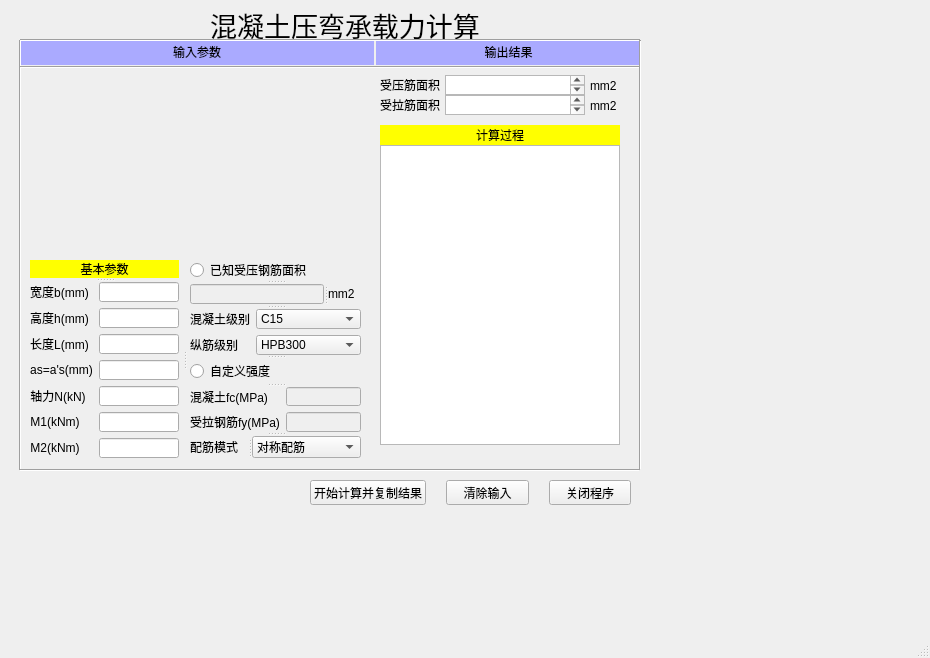
<?xml version="1.0" encoding="UTF-8"?>
<ui version="4.0">
 <class>MainWindow</class>
 <widget class="QMainWindow" name="MainWindow">
  <property name="enabled">
   <bool>true</bool>
  </property>
  <property name="geometry">
   <rect>
    <x>0</x>
    <y>0</y>
    <width>930</width>
    <height>658</height>
   </rect>
  </property>
  <property name="maximumSize">
   <size>
    <width>16777215</width>
    <height>16777215</height>
   </size>
  </property>
  <property name="windowTitle">
   <string>MainWindow</string>
  </property>
  <widget class="QWidget" name="centralwidget">
   <widget class="QLabel" name="labelmain">
    <property name="geometry">
     <rect>
      <x>30</x>
      <y>5</y>
      <width>630</width>
      <height>40</height>
     </rect>
    </property>
    <property name="minimumSize">
     <size>
      <width>630</width>
      <height>0</height>
     </size>
    </property>
    <property name="font">
     <font>
      <family>宋体</family>
      <pointsize>20</pointsize>
      <weight>50</weight>
      <italic>false</italic>
      <bold>false</bold>
     </font>
    </property>
    <property name="styleSheet">
     <string notr="true">font: 20pt &quot;宋体&quot;;</string>
    </property>
    <property name="text">
     <string>&lt;html&gt;&lt;head/&gt;&lt;body&gt;&lt;p align=&quot;center&quot;&gt;混凝土压弯承载力计算&lt;/p&gt;&lt;/body&gt;&lt;/html&gt;</string>
    </property>
   </widget>
   <widget class="QLabel" name="label_15">
    <property name="enabled">
     <bool>true</bool>
    </property>
    <property name="geometry">
     <rect>
      <x>20</x>
      <y>60</y>
      <width>351</width>
      <height>191</height>
     </rect>
    </property>
    <property name="maximumSize">
     <size>
      <width>16777215</width>
      <height>16777215</height>
     </size>
    </property>
    <property name="styleSheet">
     <string notr="true">image:url(:/newPrefix/Concrete_design/示意图.png)</string>
    </property>
    <property name="text">
     <string>&lt;html&gt;&lt;head/&gt;&lt;body&gt;&lt;p align=&quot;center&quot;&gt;&lt;br/&gt;&lt;/p&gt;&lt;/body&gt;&lt;/html&gt;</string>
    </property>
   </widget>
   <widget class="QWidget" name="horizontalLayoutWidget">
    <property name="geometry">
     <rect>
      <x>310</x>
      <y>480</y>
      <width>321</width>
      <height>25</height>
     </rect>
    </property>
    <layout class="QHBoxLayout" name="horizontalLayout">
     <property name="spacing">
      <number>20</number>
     </property>
     <item>
      <widget class="QPushButton" name="pushButtoncalculate">
       <property name="text">
        <string>开始计算并复制结果</string>
       </property>
      </widget>
     </item>
     <item>
      <widget class="QPushButton" name="pushButtonclear">
       <property name="text">
        <string>清除输入</string>
       </property>
      </widget>
     </item>
     <item>
      <widget class="QPushButton" name="pushButtonreturn">
       <property name="text">
        <string>关闭程序</string>
       </property>
      </widget>
     </item>
    </layout>
   </widget>
   <widget class="QLabel" name="labelcalculate">
    <property name="geometry">
     <rect>
      <x>380</x>
      <y>125</y>
      <width>240</width>
      <height>20</height>
     </rect>
    </property>
    <property name="styleSheet">
     <string notr="true">background-color: rgb(255, 255, 0);</string>
    </property>
    <property name="text">
     <string>&lt;html&gt;&lt;head/&gt;&lt;body&gt;&lt;p align=&quot;center&quot;&gt;计算过程&lt;/p&gt;&lt;/body&gt;&lt;/html&gt;</string>
    </property>
   </widget>
   <widget class="QTextBrowser" name="textBrowsercalculate">
    <property name="geometry">
     <rect>
      <x>380</x>
      <y>145</y>
      <width>240</width>
      <height>300</height>
     </rect>
    </property>
    <property name="minimumSize">
     <size>
      <width>200</width>
      <height>0</height>
     </size>
    </property>
   </widget>
   <widget class="Line" name="line">
    <property name="geometry">
     <rect>
      <x>20</x>
      <y>463</y>
      <width>620</width>
      <height>14</height>
     </rect>
    </property>
    <property name="orientation">
     <enum>Qt::Horizontal</enum>
    </property>
   </widget>
   <widget class="QLabel" name="labelinput">
    <property name="geometry">
     <rect>
      <x>20</x>
      <y>40</y>
      <width>354</width>
      <height>25</height>
     </rect>
    </property>
    <property name="styleSheet">
     <string notr="true">background-color: rgb(170, 170, 255);
font: 11pt &quot;宋体&quot;;</string>
    </property>
    <property name="text">
     <string>&lt;html&gt;&lt;head/&gt;&lt;body&gt;&lt;p align=&quot;center&quot;&gt;输入参数&lt;/p&gt;&lt;/body&gt;&lt;/html&gt;</string>
    </property>
   </widget>
   <widget class="QLabel" name="labeloutput">
    <property name="geometry">
     <rect>
      <x>376</x>
      <y>40</y>
      <width>265</width>
      <height>25</height>
     </rect>
    </property>
    <property name="styleSheet">
     <string notr="true">background-color: rgb(170, 170, 255);
font: 11pt &quot;宋体&quot;;</string>
    </property>
    <property name="text">
     <string>&lt;html&gt;&lt;head/&gt;&lt;body&gt;&lt;p align=&quot;center&quot;&gt;输出结果&lt;/p&gt;&lt;/body&gt;&lt;/html&gt;</string>
    </property>
   </widget>
   <widget class="Line" name="line_2">
    <property name="geometry">
     <rect>
      <x>630</x>
      <y>40</y>
      <width>20</width>
      <height>430</height>
     </rect>
    </property>
    <property name="orientation">
     <enum>Qt::Vertical</enum>
    </property>
   </widget>
   <widget class="Line" name="line_3">
    <property name="geometry">
     <rect>
      <x>10</x>
      <y>40</y>
      <width>20</width>
      <height>430</height>
     </rect>
    </property>
    <property name="orientation">
     <enum>Qt::Vertical</enum>
    </property>
   </widget>
   <widget class="Line" name="line_4">
    <property name="geometry">
     <rect>
      <x>20</x>
      <y>33</y>
      <width>620</width>
      <height>14</height>
     </rect>
    </property>
    <property name="orientation">
     <enum>Qt::Horizontal</enum>
    </property>
   </widget>
   <widget class="Line" name="line_5">
    <property name="geometry">
     <rect>
      <x>365</x>
      <y>67</y>
      <width>176</width>
      <height>0</height>
     </rect>
    </property>
    <property name="orientation">
     <enum>Qt::Vertical</enum>
    </property>
   </widget>
   <widget class="Line" name="line_6">
    <property name="geometry">
     <rect>
      <x>20</x>
      <y>60</y>
      <width>620</width>
      <height>14</height>
     </rect>
    </property>
    <property name="orientation">
     <enum>Qt::Horizontal</enum>
    </property>
   </widget>
   <widget class="QLabel" name="labelA_smm2">
    <property name="geometry">
     <rect>
      <x>590</x>
      <y>80</y>
      <width>30</width>
      <height>12</height>
     </rect>
    </property>
    <property name="text">
     <string>mm2</string>
    </property>
   </widget>
   <widget class="QLabel" name="labelAsmm2">
    <property name="geometry">
     <rect>
      <x>590</x>
      <y>100</y>
      <width>30</width>
      <height>12</height>
     </rect>
    </property>
    <property name="text">
     <string>mm2</string>
    </property>
   </widget>
   <widget class="QLabel" name="label_As_2">
    <property name="geometry">
     <rect>
      <x>380</x>
      <y>95</y>
      <width>60</width>
      <height>20</height>
     </rect>
    </property>
    <property name="minimumSize">
     <size>
      <width>60</width>
      <height>20</height>
     </size>
    </property>
    <property name="text">
     <string>&lt;html&gt;&lt;head/&gt;&lt;body&gt;&lt;p align=&quot;center&quot;&gt;受拉筋面积&lt;/p&gt;&lt;/body&gt;&lt;/html&gt;</string>
    </property>
   </widget>
   <widget class="QLabel" name="label_A_s">
    <property name="enabled">
     <bool>true</bool>
    </property>
    <property name="geometry">
     <rect>
      <x>380</x>
      <y>75</y>
      <width>60</width>
      <height>20</height>
     </rect>
    </property>
    <property name="minimumSize">
     <size>
      <width>60</width>
      <height>20</height>
     </size>
    </property>
    <property name="layoutDirection">
     <enum>Qt::LeftToRight</enum>
    </property>
    <property name="text">
     <string>&lt;html&gt;&lt;head/&gt;&lt;body&gt;&lt;p align=&quot;center&quot;&gt;受压筋面积&lt;/p&gt;&lt;/body&gt;&lt;/html&gt;</string>
    </property>
   </widget>
   <widget class="QTextBrowser" name="textBrowserAs">
    <property name="geometry">
     <rect>
      <x>445</x>
      <y>95</y>
      <width>140</width>
      <height>20</height>
     </rect>
    </property>
   </widget>
   <widget class="QTextBrowser" name="textBrowserA_s">
    <property name="geometry">
     <rect>
      <x>445</x>
      <y>75</y>
      <width>140</width>
      <height>20</height>
     </rect>
    </property>
   </widget>
   <widget class="QSplitter" name="splitter_6">
    <property name="geometry">
     <rect>
      <x>30</x>
      <y>260</y>
      <width>331</width>
      <height>198</height>
     </rect>
    </property>
    <property name="orientation">
     <enum>Qt::Horizontal</enum>
    </property>
    <property name="handleWidth">
     <number>11</number>
    </property>
    <widget class="QSplitter" name="splitter_5">
     <property name="orientation">
      <enum>Qt::Vertical</enum>
     </property>
     <widget class="QLabel" name="labelbasenum">
      <property name="styleSheet">
       <string notr="true">background-color: rgb(255, 255, 0);</string>
      </property>
      <property name="text">
       <string>&lt;html&gt;&lt;head/&gt;&lt;body&gt;&lt;p align=&quot;center&quot;&gt;基本参数&lt;/p&gt;&lt;/body&gt;&lt;/html&gt;</string>
      </property>
     </widget>
     <widget class="QWidget" name="layoutWidget">
      <layout class="QFormLayout" name="formLayout">
       <item row="0" column="0">
        <widget class="QLabel" name="lable_b">
         <property name="text">
          <string>&lt;html&gt;&lt;head/&gt;&lt;body&gt;&lt;p align=&quot;center&quot;&gt;宽度b(mm)&lt;/p&gt;&lt;/body&gt;&lt;/html&gt;</string>
         </property>
        </widget>
       </item>
       <item row="0" column="1">
        <widget class="QLineEdit" name="Edit_b">
         <property name="clearButtonEnabled">
          <bool>true</bool>
         </property>
        </widget>
       </item>
       <item row="1" column="0">
        <widget class="QLabel" name="label_h">
         <property name="text">
          <string>&lt;html&gt;&lt;head/&gt;&lt;body&gt;&lt;p align=&quot;center&quot;&gt;高度h(mm)&lt;/p&gt;&lt;/body&gt;&lt;/html&gt;</string>
         </property>
        </widget>
       </item>
       <item row="1" column="1">
        <widget class="QLineEdit" name="Edit_h">
         <property name="clearButtonEnabled">
          <bool>true</bool>
         </property>
        </widget>
       </item>
       <item row="2" column="0">
        <widget class="QLabel" name="label_L">
         <property name="text">
          <string>&lt;html&gt;&lt;head/&gt;&lt;body&gt;&lt;p align=&quot;center&quot;&gt;长度L(mm)&lt;/p&gt;&lt;/body&gt;&lt;/html&gt;</string>
         </property>
        </widget>
       </item>
       <item row="2" column="1">
        <widget class="QLineEdit" name="Edit_L">
         <property name="clearButtonEnabled">
          <bool>true</bool>
         </property>
        </widget>
       </item>
       <item row="4" column="0">
        <widget class="QLabel" name="label_as">
         <property name="text">
          <string>&lt;html&gt;&lt;head/&gt;&lt;body&gt;&lt;p align=&quot;center&quot;&gt;as=a's(mm)&lt;/p&gt;&lt;/body&gt;&lt;/html&gt;</string>
         </property>
        </widget>
       </item>
       <item row="4" column="1">
        <widget class="QLineEdit" name="Edit_as">
         <property name="clearButtonEnabled">
          <bool>true</bool>
         </property>
        </widget>
       </item>
       <item row="5" column="0">
        <widget class="QLabel" name="label_N">
         <property name="text">
          <string>&lt;html&gt;&lt;head/&gt;&lt;body&gt;&lt;p align=&quot;center&quot;&gt;轴力N(kN)&lt;/p&gt;&lt;/body&gt;&lt;/html&gt;</string>
         </property>
        </widget>
       </item>
       <item row="5" column="1">
        <widget class="QLineEdit" name="Edit_N">
         <property name="clearButtonEnabled">
          <bool>true</bool>
         </property>
        </widget>
       </item>
       <item row="6" column="0">
        <widget class="QLabel" name="label_M1">
         <property name="text">
          <string>&lt;html&gt;&lt;head/&gt;&lt;body&gt;&lt;p align=&quot;center&quot;&gt;M1(kNm)&lt;/p&gt;&lt;/body&gt;&lt;/html&gt;</string>
         </property>
        </widget>
       </item>
       <item row="6" column="1">
        <widget class="QLineEdit" name="Edit_M1">
         <property name="clearButtonEnabled">
          <bool>true</bool>
         </property>
        </widget>
       </item>
       <item row="7" column="0">
        <widget class="QLabel" name="label_M2">
         <property name="text">
          <string>&lt;html&gt;&lt;head/&gt;&lt;body&gt;&lt;p align=&quot;center&quot;&gt;M2(kNm)&lt;/p&gt;&lt;/body&gt;&lt;/html&gt;</string>
         </property>
        </widget>
       </item>
       <item row="7" column="1">
        <widget class="QLineEdit" name="Edit_M2">
         <property name="clearButtonEnabled">
          <bool>true</bool>
         </property>
        </widget>
       </item>
      </layout>
     </widget>
    </widget>
    <widget class="QSplitter" name="splitter_4">
     <property name="orientation">
      <enum>Qt::Vertical</enum>
     </property>
     <widget class="QSplitter" name="splitter_2">
      <property name="orientation">
       <enum>Qt::Vertical</enum>
      </property>
      <widget class="QRadioButton" name="radioButtonAs">
       <property name="text">
        <string>已知受压钢筋面积</string>
       </property>
      </widget>
      <widget class="QSplitter" name="splitter">
       <property name="orientation">
        <enum>Qt::Horizontal</enum>
       </property>
       <widget class="QLineEdit" name="EditAs">
        <property name="enabled">
         <bool>false</bool>
        </property>
       </widget>
       <widget class="QLabel" name="labelAsmm2_2">
        <property name="text">
         <string>mm2</string>
        </property>
       </widget>
      </widget>
     </widget>
     <widget class="QWidget" name="formLayoutWidget_2">
      <layout class="QFormLayout" name="formLayout_3">
       <item row="0" column="0">
        <widget class="QLabel" name="label_concrete">
         <property name="minimumSize">
          <size>
           <width>60</width>
           <height>20</height>
          </size>
         </property>
         <property name="text">
          <string>&lt;html&gt;&lt;head/&gt;&lt;body&gt;&lt;p align=&quot;center&quot;&gt;混凝土级别&lt;/p&gt;&lt;/body&gt;&lt;/html&gt;</string>
         </property>
        </widget>
       </item>
       <item row="0" column="1">
        <widget class="QComboBox" name="comboBoxconcrete">
         <item>
          <property name="text">
           <string>C15</string>
          </property>
         </item>
         <item>
          <property name="text">
           <string>C20</string>
          </property>
         </item>
         <item>
          <property name="text">
           <string>C25</string>
          </property>
         </item>
         <item>
          <property name="text">
           <string>C30</string>
          </property>
         </item>
         <item>
          <property name="text">
           <string>C35</string>
          </property>
         </item>
         <item>
          <property name="text">
           <string>C40</string>
          </property>
         </item>
         <item>
          <property name="text">
           <string>C45</string>
          </property>
         </item>
         <item>
          <property name="text">
           <string>C50</string>
          </property>
         </item>
         <item>
          <property name="text">
           <string>C55</string>
          </property>
         </item>
         <item>
          <property name="text">
           <string>C60</string>
          </property>
         </item>
         <item>
          <property name="text">
           <string>C65</string>
          </property>
         </item>
         <item>
          <property name="text">
           <string>C70</string>
          </property>
         </item>
         <item>
          <property name="text">
           <string>C75</string>
          </property>
         </item>
         <item>
          <property name="text">
           <string>C80</string>
          </property>
         </item>
        </widget>
       </item>
       <item row="1" column="0">
        <widget class="QLabel" name="label_steel">
         <property name="text">
          <string>&lt;html&gt;&lt;head/&gt;&lt;body&gt;&lt;p align=&quot;center&quot;&gt;纵筋级别&lt;/p&gt;&lt;/body&gt;&lt;/html&gt;</string>
         </property>
        </widget>
       </item>
       <item row="1" column="1">
        <widget class="QComboBox" name="comboBoxsteel">
         <item>
          <property name="text">
           <string>HPB300</string>
          </property>
         </item>
         <item>
          <property name="text">
           <string>HPB235</string>
          </property>
         </item>
         <item>
          <property name="text">
           <string>HRB335</string>
          </property>
         </item>
         <item>
          <property name="text">
           <string>HRB400</string>
          </property>
         </item>
         <item>
          <property name="text">
           <string>HRB500</string>
          </property>
         </item>
        </widget>
       </item>
      </layout>
     </widget>
     <widget class="QRadioButton" name="RBuser">
      <property name="enabled">
       <bool>true</bool>
      </property>
      <property name="text">
       <string>自定义强度</string>
      </property>
     </widget>
     <widget class="QWidget" name="formLayoutWidget">
      <layout class="QFormLayout" name="formLayout_2">
       <item row="0" column="0">
        <widget class="QLabel" name="label_fc">
         <property name="minimumSize">
          <size>
           <width>90</width>
           <height>20</height>
          </size>
         </property>
         <property name="text">
          <string>混凝土fc(MPa)</string>
         </property>
        </widget>
       </item>
       <item row="0" column="1">
        <widget class="QLineEdit" name="Edit_fc">
         <property name="enabled">
          <bool>false</bool>
         </property>
         <property name="clearButtonEnabled">
          <bool>true</bool>
         </property>
        </widget>
       </item>
       <item row="1" column="0">
        <widget class="QLabel" name="label_fy">
         <property name="minimumSize">
          <size>
           <width>90</width>
           <height>20</height>
          </size>
         </property>
         <property name="text">
          <string>受拉钢筋fy(MPa)</string>
         </property>
        </widget>
       </item>
       <item row="1" column="1">
        <widget class="QLineEdit" name="Edit_fy">
         <property name="enabled">
          <bool>false</bool>
         </property>
         <property name="clearButtonEnabled">
          <bool>true</bool>
         </property>
        </widget>
       </item>
      </layout>
     </widget>
     <widget class="QSplitter" name="splitter_3">
      <property name="orientation">
       <enum>Qt::Horizontal</enum>
      </property>
      <widget class="QLabel" name="label_symmetry">
       <property name="text">
        <string>&lt;html&gt;&lt;head/&gt;&lt;body&gt;&lt;p&gt;配筋模式&lt;/p&gt;&lt;/body&gt;&lt;/html&gt;</string>
       </property>
      </widget>
      <widget class="QComboBox" name="comboBoxsymmetry">
       <item>
        <property name="text">
         <string>对称配筋</string>
        </property>
       </item>
       <item>
        <property name="text">
         <string>非对称配筋</string>
        </property>
       </item>
      </widget>
     </widget>
    </widget>
   </widget>
   <zorder>label_As_2</zorder>
   <zorder>label_A_s</zorder>
   <zorder>textBrowserAs</zorder>
   <zorder>textBrowserA_s</zorder>
   <zorder>layoutWidget</zorder>
   <zorder>label_15</zorder>
   <zorder>labelmain</zorder>
   <zorder>horizontalLayoutWidget</zorder>
   <zorder>RBuser</zorder>
   <zorder>labelcalculate</zorder>
   <zorder>textBrowsercalculate</zorder>
   <zorder>formLayoutWidget_2</zorder>
   <zorder>formLayoutWidget_5</zorder>
   <zorder>line</zorder>
   <zorder>labelinput</zorder>
   <zorder>labeloutput</zorder>
   <zorder>line_2</zorder>
   <zorder>line_3</zorder>
   <zorder>line_4</zorder>
   <zorder>line_5</zorder>
   <zorder>line_6</zorder>
   <zorder>labelA_smm2</zorder>
   <zorder>labelAsmm2</zorder>
   <zorder>radioButtonAs</zorder>
   <zorder>horizontalLayoutWidget_2</zorder>
   <zorder>formLayoutWidget</zorder>
   <zorder>formLayoutWidget_2</zorder>
   <zorder>formLayoutWidget</zorder>
   <zorder>labelbasenum</zorder>
  </widget>
  <widget class="QMenuBar" name="menubar">
   <property name="geometry">
    <rect>
     <x>0</x>
     <y>0</y>
     <width>930</width>
     <height>21</height>
    </rect>
   </property>
  </widget>
  <widget class="QStatusBar" name="statusbar"/>
 </widget>
 <resources>
  <include location="image.qrc"/>
 </resources>
 <connections>
  <connection>
   <sender>pushButtoncalculate</sender>
   <signal>clicked()</signal>
   <receiver>textBrowsercalculate</receiver>
   <slot>copy()</slot>
   <hints>
    <hint type="sourcelabel">
     <x>352</x>
     <y>509</y>
    </hint>
    <hint type="destinationlabel">
     <x>405</x>
     <y>417</y>
    </hint>
   </hints>
  </connection>
  <connection>
   <sender>RBuser</sender>
   <signal>toggled(bool)</signal>
   <receiver>comboBoxconcrete</receiver>
   <slot>setDisabled(bool)</slot>
   <hints>
    <hint type="sourcelabel">
     <x>212</x>
     <y>396</y>
    </hint>
    <hint type="destinationlabel">
     <x>337</x>
     <y>346</y>
    </hint>
   </hints>
  </connection>
  <connection>
   <sender>RBuser</sender>
   <signal>toggled(bool)</signal>
   <receiver>comboBoxsteel</receiver>
   <slot>setDisabled(bool)</slot>
   <hints>
    <hint type="sourcelabel">
     <x>217</x>
     <y>396</y>
    </hint>
    <hint type="destinationlabel">
     <x>336</x>
     <y>371</y>
    </hint>
   </hints>
  </connection>
  <connection>
   <sender>radioButtonAs</sender>
   <signal>toggled(bool)</signal>
   <receiver>EditAs</receiver>
   <slot>setEnabled(bool)</slot>
   <hints>
    <hint type="sourcelabel">
     <x>273</x>
     <y>290</y>
    </hint>
    <hint type="destinationlabel">
     <x>275</x>
     <y>307</y>
    </hint>
   </hints>
  </connection>
  <connection>
   <sender>RBuser</sender>
   <signal>toggled(bool)</signal>
   <receiver>Edit_fc</receiver>
   <slot>setEnabled(bool)</slot>
   <hints>
    <hint type="sourcelabel">
     <x>239</x>
     <y>390</y>
    </hint>
    <hint type="destinationlabel">
     <x>294</x>
     <y>419</y>
    </hint>
   </hints>
  </connection>
  <connection>
   <sender>RBuser</sender>
   <signal>toggled(bool)</signal>
   <receiver>Edit_fy</receiver>
   <slot>setEnabled(bool)</slot>
   <hints>
    <hint type="sourcelabel">
     <x>298</x>
     <y>388</y>
    </hint>
    <hint type="destinationlabel">
     <x>301</x>
     <y>435</y>
    </hint>
   </hints>
  </connection>
  <connection>
   <sender>pushButtonclear</sender>
   <signal>clicked()</signal>
   <receiver>Edit_b</receiver>
   <slot>clear()</slot>
   <hints>
    <hint type="sourcelabel">
     <x>484</x>
     <y>507</y>
    </hint>
    <hint type="destinationlabel">
     <x>134</x>
     <y>306</y>
    </hint>
   </hints>
  </connection>
  <connection>
   <sender>pushButtonclear</sender>
   <signal>clicked()</signal>
   <receiver>Edit_h</receiver>
   <slot>clear()</slot>
   <hints>
    <hint type="sourcelabel">
     <x>496</x>
     <y>510</y>
    </hint>
    <hint type="destinationlabel">
     <x>149</x>
     <y>334</y>
    </hint>
   </hints>
  </connection>
  <connection>
   <sender>pushButtonclear</sender>
   <signal>clicked()</signal>
   <receiver>Edit_L</receiver>
   <slot>clear()</slot>
   <hints>
    <hint type="sourcelabel">
     <x>507</x>
     <y>514</y>
    </hint>
    <hint type="destinationlabel">
     <x>131</x>
     <y>364</y>
    </hint>
   </hints>
  </connection>
  <connection>
   <sender>pushButtonclear</sender>
   <signal>clicked()</signal>
   <receiver>Edit_as</receiver>
   <slot>clear()</slot>
   <hints>
    <hint type="sourcelabel">
     <x>512</x>
     <y>512</y>
    </hint>
    <hint type="destinationlabel">
     <x>140</x>
     <y>386</y>
    </hint>
   </hints>
  </connection>
  <connection>
   <sender>pushButtonclear</sender>
   <signal>clicked()</signal>
   <receiver>Edit_N</receiver>
   <slot>clear()</slot>
   <hints>
    <hint type="sourcelabel">
     <x>515</x>
     <y>506</y>
    </hint>
    <hint type="destinationlabel">
     <x>166</x>
     <y>417</y>
    </hint>
   </hints>
  </connection>
  <connection>
   <sender>pushButtonclear</sender>
   <signal>clicked()</signal>
   <receiver>Edit_M1</receiver>
   <slot>clear()</slot>
   <hints>
    <hint type="sourcelabel">
     <x>522</x>
     <y>502</y>
    </hint>
    <hint type="destinationlabel">
     <x>169</x>
     <y>444</y>
    </hint>
   </hints>
  </connection>
  <connection>
   <sender>pushButtonclear</sender>
   <signal>clicked()</signal>
   <receiver>Edit_M2</receiver>
   <slot>clear()</slot>
   <hints>
    <hint type="sourcelabel">
     <x>528</x>
     <y>505</y>
    </hint>
    <hint type="destinationlabel">
     <x>166</x>
     <y>473</y>
    </hint>
   </hints>
  </connection>
  <connection>
   <sender>pushButtonclear</sender>
   <signal>clicked()</signal>
   <receiver>Edit_fc</receiver>
   <slot>clear()</slot>
   <hints>
    <hint type="sourcelabel">
     <x>471</x>
     <y>510</y>
    </hint>
    <hint type="destinationlabel">
     <x>335</x>
     <y>414</y>
    </hint>
   </hints>
  </connection>
  <connection>
   <sender>pushButtonclear</sender>
   <signal>clicked()</signal>
   <receiver>Edit_fy</receiver>
   <slot>clear()</slot>
   <hints>
    <hint type="sourcelabel">
     <x>479</x>
     <y>505</y>
    </hint>
    <hint type="destinationlabel">
     <x>352</x>
     <y>443</y>
    </hint>
   </hints>
  </connection>
  <connection>
   <sender>pushButtonclear</sender>
   <signal>clicked()</signal>
   <receiver>EditAs</receiver>
   <slot>clear()</slot>
   <hints>
    <hint type="sourcelabel">
     <x>483</x>
     <y>513</y>
    </hint>
    <hint type="destinationlabel">
     <x>321</x>
     <y>316</y>
    </hint>
   </hints>
  </connection>
  <connection>
   <sender>pushButtonreturn</sender>
   <signal>clicked()</signal>
   <receiver>MainWindow</receiver>
   <slot>close()</slot>
   <hints>
    <hint type="sourcelabel">
     <x>598</x>
     <y>517</y>
    </hint>
    <hint type="destinationlabel">
     <x>582</x>
     <y>537</y>
    </hint>
   </hints>
  </connection>
 </connections>
</ui>
